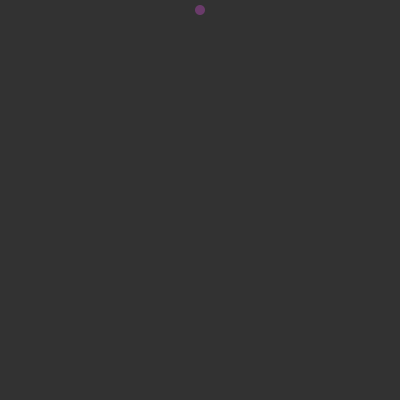
Frame 1 (no input)
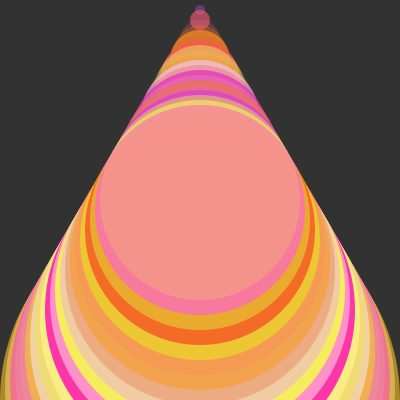
Frame 60 (the mouse pressed at the canvas centre just before this capture)
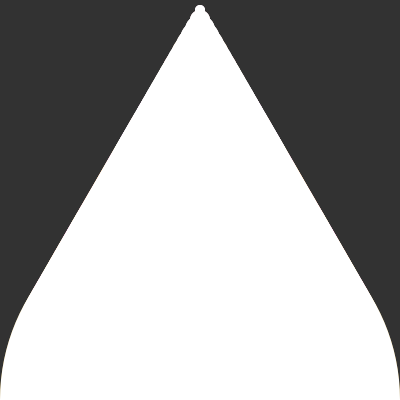
Frame 120 (the mouse held since frame 60 and released just before this capture)

The Processing sketch that drew these frames (run headless with seeded random() and noise(); from frame 60 on, the mouse is pressed at the canvas centre):

// Processing sketch: processing_33168
// ── processing_33168.pde

  float speedy=10.0;
  float speedx=1.0;
 // int ballsize=50;
  float ballX=width/2;
  float ballY=0;
  
void setup(){
  size(400,400);
  background(50);
 

  noStroke();
  smooth();
  frameRate(30);
  //no variable
}
void draw(){
  ballY+=speedy;
  //background(204);
if (mousePressed){
  fill(255);
}else{
 
 fill(random(220,255),random(20,255),random(20,255),random(20,255));
}
   ellipse (width/2,ballY,ballY,ballY);
   //ballX+=speedx;
  

  if (ballX>=width){
   speedx*=-1;

  }else if(ballX<=0) {
    speedx*=-1;
  }
  if (ballY>=height){
   speedy*=-1;
  }else if(ballY<=0) {
    speedy*=-1;
  }
     
}
